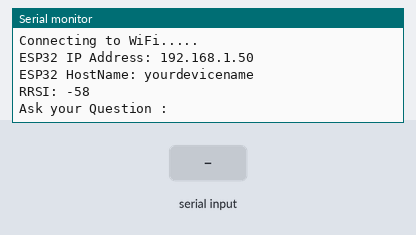
Bench run of a sketch on a simulated ESP32. On the bench: the last lines printed to the serial monitor. The test bench sets the inputs (shaded band). WiFi joins after 1.5 s; servers stay silent unless stated; a WiFi scan finds three made-up networks; uploads are accepted with an empty reply.

Above: at 5.2 s.
5.3 s: "1" received over Serial
At 5.48 s:
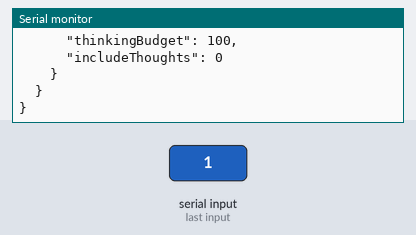
6.8 s: "0" received over Serial
At 8.0 s:
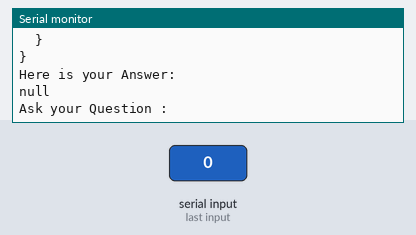
8.3 s: "2" received over Serial
At 8.52 s:
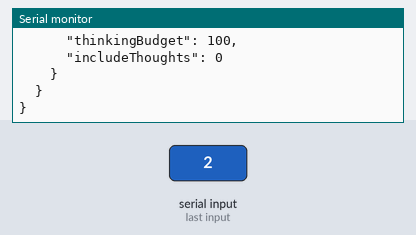
Timing chart, 0 to 11.3 s (numbered marks = the images above; inputs shaded):
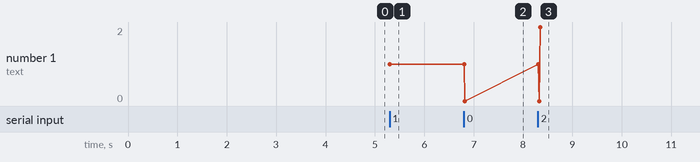

The sketch:

sketch_may14a_git.ino
```cpp
#include <WiFi.h>
#include <HTTPClient.h>
#include <ArduinoJson.h>
#include <Adafruit_GFX.h>
#include <Adafruit_SH110X.h>

const char* ssid = "wifiname";
const char* password = "wifipassword";
const char* hostname = "yourdevicename";

const char* geminiAPIKey = "APIkey";
const int geminiMaxTokens = 1000;
const int geminiThinkingBudget = 100;
const float geminiTemperature = 0.2;

DynamicJsonDocument chatHistory(8192);
JsonArray contentsArray = chatHistory.createNestedArray("contents");


void setup() {
  Serial.begin(115200);
  initWifi();
  Serial.println("");
  //Serial.println("Enable history?");
  chatHistory["generationConfig"]["maxOutputTokens"] = geminiMaxTokens;
  chatHistory["generationConfig"]["temperature"] = geminiTemperature;
  chatHistory["generationConfig"]["thinkingConfig"]["thinkingBudget"] = geminiThinkingBudget;
  chatHistory["generationConfig"]["thinkingConfig"]["includeThoughts"] = 0;
}

void loop() {
  Serial.println("\nAsk your Question : ");
  while (!Serial.available()); //pause for serial monitor response
  String userQuery = "";
  while (Serial.available()) {
    char add = Serial.read();
    userQuery = userQuery + add;
    delay(1);
  }
  userQuery.trim();

  Serial.print("\nAsking Your Question : ");
  Serial.println(userQuery);

  appendChatTurn(contentsArray, "user", userQuery);

  String payload;
  serializeJsonPretty(chatHistory, payload);
  Serial.println(payload);

  HTTPClient https;
  https.setTimeout(10000);

  if (https.begin("https://generativelanguage.googleapis.com/v1beta/models/gemini-2.5-flash:generateContent?key=" + (String)geminiAPIKey)) {

    https.addHeader("Content-Type", "application/json");
    int httpCode = https.POST(payload); // start connection and send HTTP header

    if (httpCode == HTTP_CODE_OK) {
      String answerBody = https.getString();
      Serial.println(answerBody); //for debug purposes
      DynamicJsonDocument answerDoc(4096);
      deserializeJson(answerDoc, answerBody);
      String extractedAnswer = answerDoc["candidates"][0]["content"]["parts"][0]["text"];
      extractedAnswer.trim();

      Serial.println("\nHere is your Answer: ");
      Serial.println(extractedAnswer);

      appendChatTurn(contentsArray, "model", extractedAnswer);

    } else {
      String answerBody = https.getString();
      Serial.println(answerBody);
      Serial.printf("[HTTPS] GET... failed, error: %s\n", https.errorToString(httpCode).c_str());
      contentsArray.remove(contentsArray.size() - 1); //remove?
    }
    https.end();
    } else {
      Serial.printf("[HTTPS] Unable to connect\n");
      contentsArray.remove(contentsArray.size() - 1); //remove?
    }

}

void displayWifiList() {
  Serial.println("scan start");
  // WiFi.scanNetworks will return the number of networks found
  int n = WiFi.scanNetworks();
  Serial.println("scan done");
  if (n == 0) {
      Serial.println("no networks found");
  } else {
    Serial.print(n);
    Serial.println(" networks found");
    for (int i = 0; i < n; ++i) {
      // Print SSID and RSSI for each network found
      Serial.print(i + 1);
      Serial.print(": ");
      Serial.print(WiFi.SSID(i));
      Serial.print(" (");
      Serial.print(WiFi.RSSI(i));
      Serial.print(")");
      Serial.println((WiFi.encryptionType(i) == WIFI_AUTH_OPEN)?" ":"*");
      delay(10);
    }
  }
  Serial.println("");
}

void initWifi() {
  WiFi.mode(WIFI_STA);
  WiFi.config(INADDR_NONE, INADDR_NONE, INADDR_NONE, INADDR_NONE);
  WiFi.setHostname(hostname);

  displayWifiList();
  WiFi.begin(ssid, password);
  Serial.print("Connecting to WiFi...");
  while (WiFi.status() != WL_CONNECTED) {
    Serial.print('.');
    delay(1000);
  }

  Serial.print("\nESP32 IP Address: ");
  Serial.println(WiFi.localIP());
  Serial.print("ESP32 HostName: ");
  Serial.println(WiFi.getHostname());
  Serial.print("RRSI: ");
  Serial.println(WiFi.RSSI());
}

void appendChatTurn(JsonArray targetArray, String role, String textContent) {
  JsonObject turnObj = targetArray.createNestedObject();
  turnObj["role"] = role;

  JsonArray partsArray = turnObj.createNestedArray("parts");
  JsonObject textObj = partsArray.createNestedObject();
  textObj["text"] = textContent;
}
```

Measured:
- after the input at 5.3 s, the serial monitor: prints a new line at once (image 1)
- after the input at 6.8 s, the serial monitor: prints a new line at once (image 2)
- after the input at 8.3 s, the serial monitor: prints a new line at once (image 3)
- plotted number 1: 0 → 2 after the input at 8.3 s
